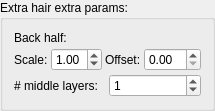
         <widget class="QGroupBox" name="groupBox_19">
          <property name="title">
           <string>Extra hair extra params:</string>
          </property>
          <layout class="QVBoxLayout" name="verticalLayout_25">
           <property name="spacing">
            <number>3</number>
           </property>
           <item>
            <widget class="QLabel" name="label_95">
             <property name="text">
              <string>Back half:</string>
             </property>
            </widget>
           </item>
           <item>
            <layout class="QHBoxLayout" name="horizontalLayout_75">
             <item>
              <widget class="QLabel" name="label_96">
               <property name="text">
                <string>Scale:</string>
               </property>
              </widget>
             </item>
             <item>
              <widget class="QDoubleSpinBox" name="spinBoxEsBackHalfScale">
               <property name="maximum">
                <double>4.000000000000000</double>
               </property>
               <property name="singleStep">
                <double>0.100000000000000</double>
               </property>
               <property name="value">
                <double>1.000000000000000</double>
               </property>
              </widget>
             </item>
             <item>
              <widget class="QLabel" name="label_97">
               <property name="text">
                <string>Offset:</string>
               </property>
              </widget>
             </item>
             <item>
              <widget class="QDoubleSpinBox" name="spinBoxEsBackHalfOffset"/>
             </item>
            </layout>
           </item>
           <item>
            <layout class="QHBoxLayout" name="horizontalLayout_76">
             <item>
              <widget class="QLabel" name="label_98">
               <property name="text">
                <string># middle layers:</string>
               </property>
              </widget>
             </item>
             <item>
              <widget class="QSpinBox" name="spinBoxEsNumMidLayers">
               <property name="value">
                <number>1</number>
               </property>
              </widget>
             </item>
            </layout>
           </item>
          </layout>
         </widget>
